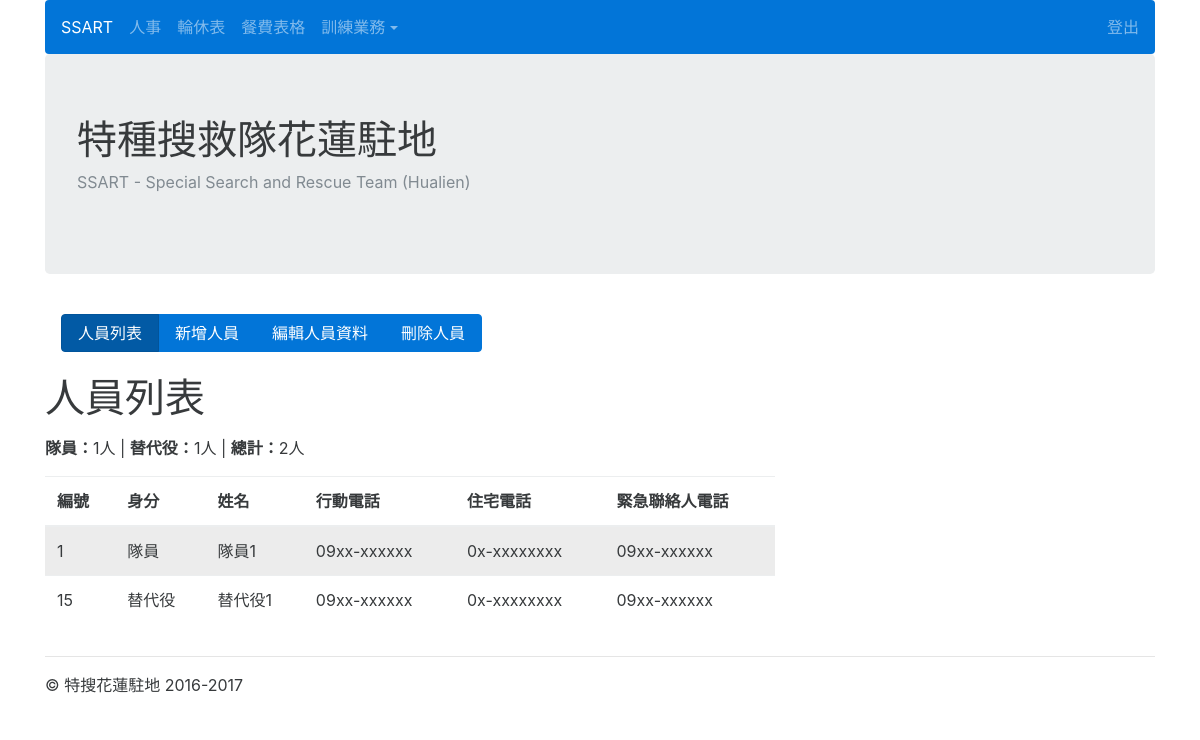
The page /userprofile/profile_list (signed in) on the database as committed earlier.
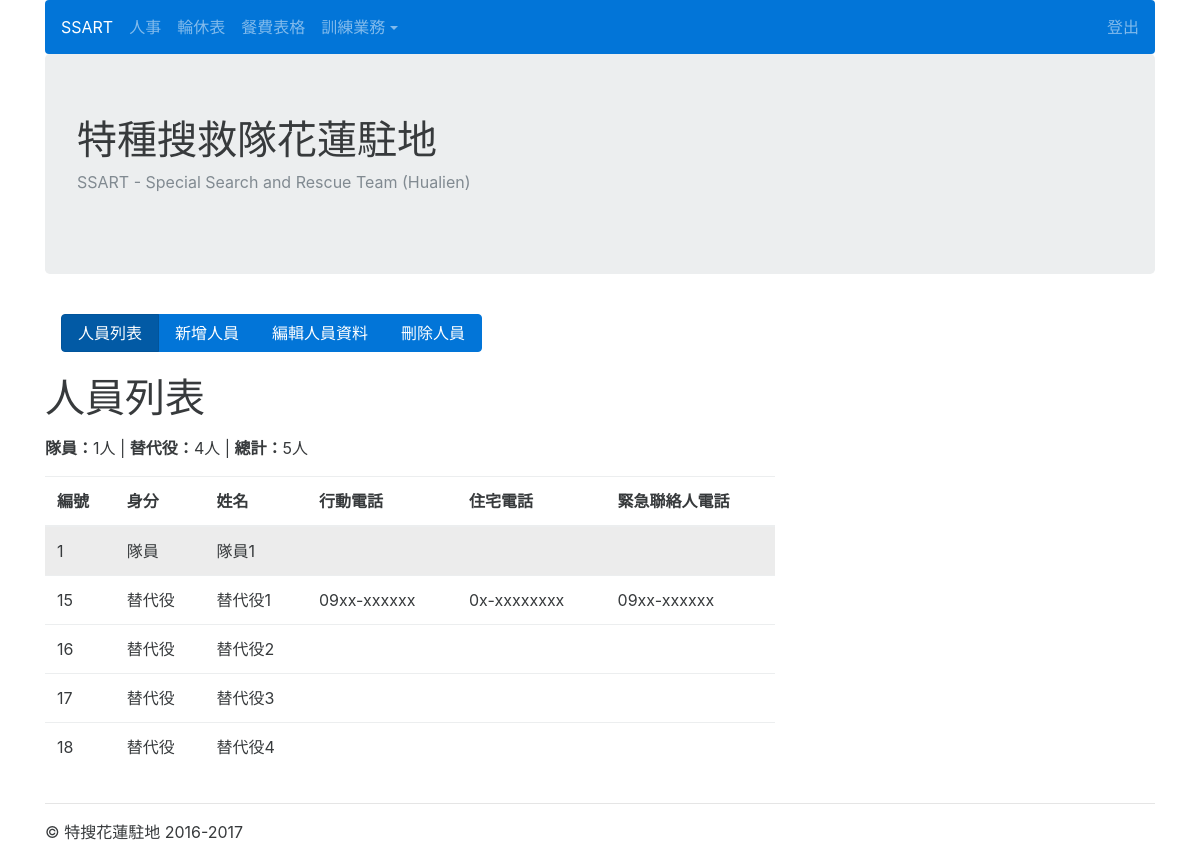
The same page on the database as committed later.
### userprofile/models.py (models this page shows, shortened)
class UserProfile(models.Model):
	name = models.CharField(max_length=20)
	rank = models.CharField(max_length=20, choices=RANK_CHOICES)
	number = models.IntegerField()
	mobile_phone = models.CharField(max_length=20, null=True, blank=True)
	home_phone = models.CharField(max_length=20, null=True, blank=True)
	emergency_call = models.CharField(max_length=20, null=True, blank=True)
	eat = models.BooleanField(default=True)
	objects = models.Manager()
	members = MemberManager()
	substitutes = SubstituteManager()
	eats = EatManager()
	class Meta:
		ordering = ['number']

### userprofile/views.py (the view)
@login_required
def profile_list(request):
	profiles = UserProfile.objects.all()
	members = UserProfile.members.all()
	substitutes = UserProfile.substitutes.all()
	context = {
	'profiles':profiles,
	'members':members,
	'substitutes':substitutes,
	}
	return render(request, 'profile_list.html', context)

### userprofile/models.py (called while the page is built)
	def get_queryset(self):
		return super(MemberManager, self).get_queryset().filter(rank='隊員')

	def get_queryset(self):
		return super(SubstituteManager, self).get_queryset().filter(rank='替代役')

### userprofile/templates/profile_list.html (shortened to what this page needs)
{% extends 'base.html' %}
{% load widget_tweaks %}
{% block content %}
<nav class="navbar">
<div class="btn-group">
<a href={% url 'profile_list' %} class="btn btn-primary active"> 人員列表</a>
<a href={% url 'create_colleague' %} class="btn btn-primary"> 新增人員</a>
<a href={% url 'edit_profile' %} class="btn btn-primary"> 編輯人員資料</a>
<a href={% url 'profile_delete_list' %} class="btn btn-primary"> 刪除人員</a>
</div>
</nav>
<p><h1>人員列表</h1></p>
<p><strong>隊員：</strong>{{members.count}}人 | <strong>替代役：</strong>{{substitutes.count}}人 | <strong>總計：</strong>{{profiles.count}}人</p>
<div class="row">
<div class="col-lg-8">
<table class="table table-hover">
  <thead>
    <tr>
      <th>編號</th>
      <th>身分</th>
      <th>姓名</th>
      <th>行動電話</th>
      <th>住宅電話</th>
      <th>緊急聯絡人電話</th>
    </tr>
  </thead>
  <tbody>
      {% for profile in profiles %}
    <tr>
    {% if profile.rank == '隊員' %}
      <td class="table-active">{{ profile.number }}</td>
      <td class="table-active">{{ profile.rank }}</td>
      <td class="table-active">{{ profile.name }}</td>
      <td class="table-active">{{ profile.mobile_phone }}</td>
      <td class="table-active">{{ profile.home_phone }}</td>
      <td class="table-active">{{ profile.emergency_call }}</td>
  {% else %}
      <td>{{ profile.number }}</td>
      <td>{{ profile.rank }}</td>
      <td>{{ profile.name }}</td>
      <td>{{ profile.mobile_phone }}</td>
      <td>{{ profile.home_phone }}</td>
      <td>{{ profile.emergency_call }}</td>
   {% endif %}
    </tr>
       {% endfor %}
  </tbody>
</table>
</div>
</div>
{% endblock %}

Rows that differ between the two databases and show on the page:
removed UserProfile: number "1", rank "隊員", name "隊員1", mobile_phone "09xx-xxxxxx", home_phone "0x-xxxxxxxx", emergency_call "09xx-xxxxxx"
added UserProfile: number "1", rank "隊員", name "隊員1"
added UserProfile: number "16", rank "替代役", name "替代役2"
added UserProfile: number "17", rank "替代役", name "替代役3"
added UserProfile: number "18", rank "替代役", name "替代役4"
Other text that changed with them:
{{ substitutes.count }}: "1" → "4"
{{ profiles.count }}: "2" → "5"
